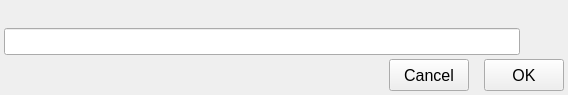
<?xml version="1.0" encoding="UTF-8"?>
<ui version="4.0">
 <class>system_password_asker</class>
 <widget class="QDialog" name="system_password_asker">
  <property name="geometry">
   <rect>
    <x>0</x>
    <y>0</y>
    <width>568</width>
    <height>95</height>
   </rect>
  </property>
  <property name="windowTitle">
   <string>Dialog</string>
  </property>
  <layout class="QVBoxLayout" name="verticalLayout_3">
   <property name="spacing">
    <number>4</number>
   </property>
   <property name="leftMargin">
    <number>4</number>
   </property>
   <property name="topMargin">
    <number>4</number>
   </property>
   <property name="rightMargin">
    <number>4</number>
   </property>
   <property name="bottomMargin">
    <number>4</number>
   </property>
   <item>
    <layout class="QVBoxLayout" name="verticalLayout_2">
     <property name="spacing">
      <number>4</number>
     </property>
     <item>
      <layout class="QVBoxLayout" name="verticalLayout">
       <item>
        <widget class="QLabel" name="label_message">
         <property name="text">
          <string/>
         </property>
        </widget>
       </item>
       <item>
        <layout class="QHBoxLayout" name="horizontalLayout">
         <property name="spacing">
          <number>-1</number>
         </property>
         <item>
          <widget class="QLineEdit" name="lineEdit_pwd">
           <property name="font">
            <font>
             <pointsize>12</pointsize>
             <italic>false</italic>
            </font>
           </property>
           <property name="focusPolicy">
            <enum>Qt::StrongFocus</enum>
           </property>
           <property name="placeholderText">
            <string/>
           </property>
          </widget>
         </item>
         <item>
          <widget class="QPushButton" name="pushButton_show_hide_password">
           <property name="maximumSize">
            <size>
             <width>45</width>
             <height>21</height>
            </size>
           </property>
           <property name="focusPolicy">
            <enum>Qt::NoFocus</enum>
           </property>
           <property name="styleSheet">
            <string notr="true">QPuhButton:flat{border: none; background-color: transparent;}
QPuhButton{background:transparent;}
QPushButton:checked{ background-color: transparent; border: none;  } 
QPushButton:clicked{ background-color: transparent;  border: none;}               
QPushButton:pressed { background-color: transparent; border: none; }</string>
           </property>
           <property name="text">
            <string/>
           </property>
           <property name="iconSize">
            <size>
             <width>60</width>
             <height>28</height>
            </size>
           </property>
           <property name="checkable">
            <bool>true</bool>
           </property>
           <property name="flat">
            <bool>true</bool>
           </property>
          </widget>
         </item>
        </layout>
       </item>
      </layout>
     </item>
     <item>
      <layout class="QHBoxLayout" name="horizontalLayout_2">
       <property name="spacing">
        <number>15</number>
       </property>
       <item>
        <widget class="QLabel" name="label_status">
         <property name="text">
          <string/>
         </property>
        </widget>
       </item>
       <item>
        <spacer name="horizontalSpacer">
         <property name="orientation">
          <enum>Qt::Horizontal</enum>
         </property>
         <property name="sizeHint" stdset="0">
          <size>
           <width>40</width>
           <height>20</height>
          </size>
         </property>
        </spacer>
       </item>
       <item>
        <widget class="QPushButton" name="pushButton_cancel">
         <property name="minimumSize">
          <size>
           <width>80</width>
           <height>32</height>
          </size>
         </property>
         <property name="font">
          <font>
           <pointsize>12</pointsize>
          </font>
         </property>
         <property name="focusPolicy">
          <enum>Qt::NoFocus</enum>
         </property>
         <property name="text">
          <string>Cancel</string>
         </property>
        </widget>
       </item>
       <item>
        <widget class="QPushButton" name="pushButton_ok">
         <property name="minimumSize">
          <size>
           <width>80</width>
           <height>32</height>
          </size>
         </property>
         <property name="font">
          <font>
           <pointsize>12</pointsize>
          </font>
         </property>
         <property name="focusPolicy">
          <enum>Qt::NoFocus</enum>
         </property>
         <property name="text">
          <string>OK</string>
         </property>
        </widget>
       </item>
      </layout>
     </item>
    </layout>
   </item>
  </layout>
 </widget>
 <tabstops>
  <tabstop>pushButton_ok</tabstop>
  <tabstop>pushButton_show_hide_password</tabstop>
  <tabstop>pushButton_cancel</tabstop>
  <tabstop>lineEdit_pwd</tabstop>
 </tabstops>
 <resources/>
 <connections/>
</ui>
